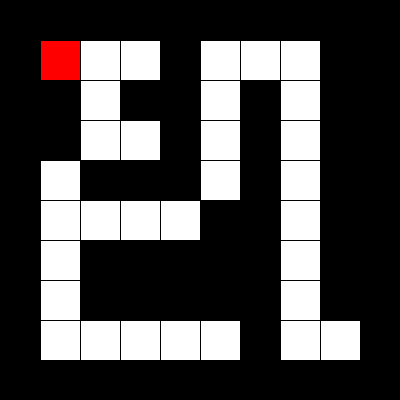
Frame 1 (no input)
Frame 60 (the mouse pressed at the canvas centre just before this capture): identical to frame 1, image omitted
Frame 120 (the mouse held since frame 60 and released just before this capture): identical to frame 1, image omitted

The Processing sketch that drew this single still picture (run headless with seeded random() and noise(); from frame 60 on, the mouse is pressed at the canvas centre):

// Processing sketch: week15_06_maze_DFS_visited
// ── week15_06_maze_DFS_visited.pde
//week15_06_maze_DFS_visited
int [][] maze= {
  {1,1,1,1,1,1,1,1,1,1},
  {1,0,0,0,1,0,0,0,1,1},
  {1,1,0,1,1,0,1,0,1,1},
  {1,1,0,0,1,0,1,0,1,1},
  {1,0,1,1,1,0,1,0,1,1},
  {1,0,0,0,0,1,1,0,1,1},
  {1,0,1,1,1,1,1,0,1,1},
  {1,0,1,1,1,1,1,0,1,1},
  {1,0,0,0,0,0,1,0,0,1},
  {1,1,1,1,1,1,1,1,1,1},
};
int [][] visited = new int[10][10];
int startI = 1, startJ = 1, I=1, J=1, step=1;
void setup(){
  size(400, 400);
  visited[I][J] = step;
}
void draw(){
  for(int i=0; i<maze.length; i++){
    for(int j=0; j<maze[0].length; j++){
      if(maze[i][j]==1) fill(0);
      else fill(255);
      rect(j*40, i*40, 40, 40);
    }
  }
  fill(255,0,0);
  rect(startJ*40, startI*40, 40, 40);
}
